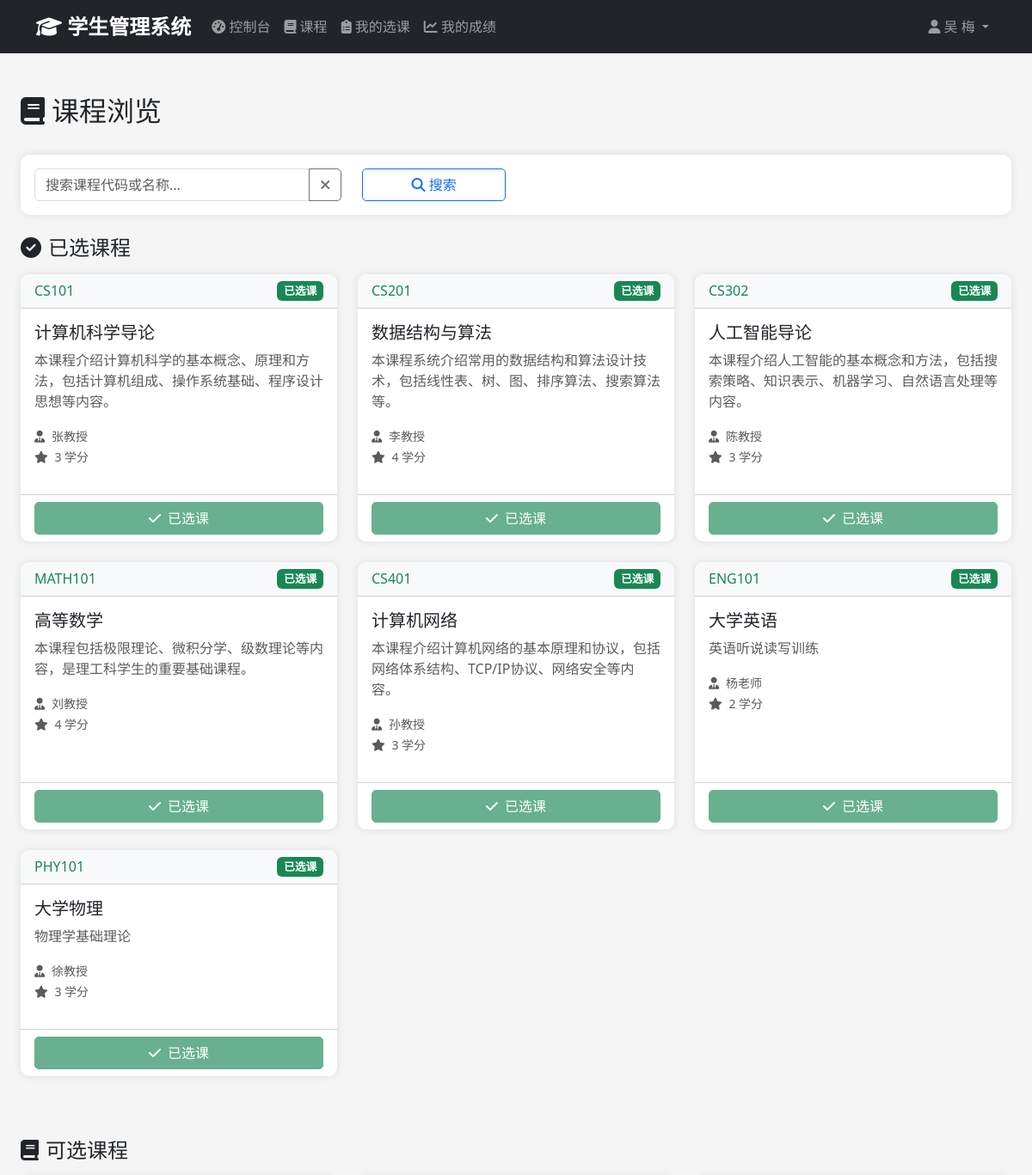
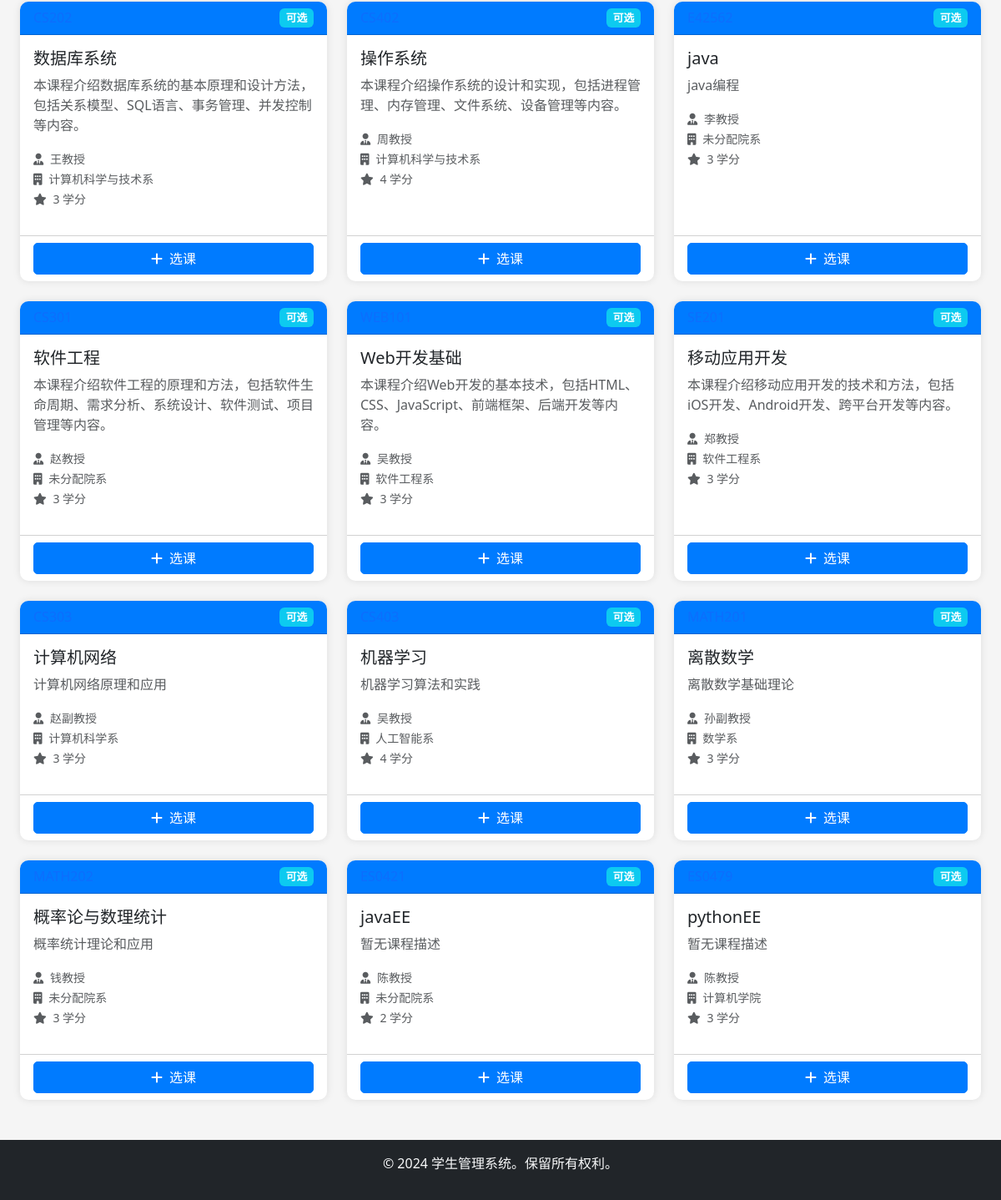
/student/courses (signed in), run on the app's committed database (2 pictures, top to bottom).
### app/models/user.py (models this page shows, shortened)
class User(UserMixin, db.Model):
    __tablename__ = 'users'
    id = db.Column(db.Integer, primary_key=True)
    username = db.Column(db.String(50), unique=True, nullable=False)
    email = db.Column(db.String(100), unique=True, nullable=False)
    password_hash = db.Column(db.String(255), nullable=False)
    full_name = db.Column(db.String(100), nullable=False)
    phone = db.Column(db.String(20))
    role = db.Column(db.Enum('admin', 'student', name='user_role'), nullable=False, default='student')
    is_active = db.Column(db.Boolean, default=True)
    created_at = db.Column(db.DateTime, default=datetime.utcnow)
    updated_at = db.Column(db.DateTime, default=datetime.utcnow, onupdate=datetime.utcnow)
    administrator = db.relationship('Administrator', backref='user', uselist=False, cascade='all, delete-orphan')
    def is_admin(self):
        return self.role == 'admin'

### app/models/course.py (models this page shows, shortened)
class Course(db.Model):
    __tablename__ = 'courses'
    id = db.Column(db.Integer, primary_key=True)
    course_code = db.Column(db.String(20), unique=True, nullable=False)
    course_name = db.Column(db.String(100), nullable=False)
    description = db.Column(db.Text)
    credits = db.Column(db.Integer, nullable=False, default=3)
    department = db.Column(db.String(100))
    instructor = db.Column(db.String(100))
    created_at = db.Column(db.DateTime, default=datetime.utcnow)
    updated_at = db.Column(db.DateTime, default=datetime.utcnow, onupdate=datetime.utcnow)
    enrollments = db.relationship('Enrollment', backref='course', lazy='dynamic', cascade='all, delete-orphan')

### app/views/student.py (the view, shortened to what this page needs)
@student_bp.route('/courses')
@login_required
@student_only
def courses():
    student = Student.query.filter_by(email=current_user.email).first()
    if not student:
        flash('未找到学生记录。请联系管理员。', 'error')
        return redirect(url_for('student.dashboard'))
    search_term = request.args.get('search', '').strip()
    query = Course.query
    all_courses = query.all()
    enrolled_course_ids = [e.course_id for e in Enrollment.query.filter_by(student_id=student.id).all()]
    available_courses = [c for c in all_courses if c.id not in enrolled_course_ids]
    enrolled_courses = [c for c in all_courses if c.id in enrolled_course_ids]
    return render_template('student/courses.html',
                         available_courses=available_courses,
                         enrolled_courses=enrolled_courses,
                         search_term=search_term)

### app/views/student.py (called while the page is built)
def student_only(f):
    @wraps(f)
    def decorated_function(*args, **kwargs):
        if not current_user.is_authenticated or current_user.is_admin():
            flash('访问被拒绝。需要学生权限。', 'error')
            return redirect(url_for('auth.login'))
        return f(*args, **kwargs)
    return decorated_function

### app/templates/student/courses.html (shortened to what this page needs)
{% extends "base.html" %}
{% block content %}
<div class="container-fluid mt-4">
    <div class="d-flex justify-content-between align-items-center mb-4">
        <h2>
            <i class="fas fa-book me-2"></i>课程浏览
        </h2>
    </div>
    <div class="card mb-4">
        <div class="card-body">
            <form method="GET" action="{{ url_for('student.courses') }}" id="searchForm">
                <div class="row">
                    <div class="col-md-4">
                        <div class="input-group">
                            <input type="text" class="form-control" name="search" id="searchInput"
                                   placeholder="搜索课程代码或名称..."
                                   value="{{ request.args.get('search', '') or search_term or '' }}">
                            <button class="btn btn-outline-secondary" type="button" id="clearSearch" title="清空搜索">
                                <i class="fas fa-times"></i>
                            </button>
                        </div>
                    </div>
                    <div class="col-md-2">
                        <button type="submit" class="btn btn-outline-primary w-100">
                            <i class="fas fa-search"></i> 搜索
                        </button>
                    </div>
                </div>
            </form>
        </div>
    </div>
    {% if enrolled_courses %}
    <div class="mb-5" id="enrolledCoursesSection">
        <h4 class="mb-3">
            <i class="fas fa-check-circle me-2"></i>已选课程
        </h4>
        <div class="row">
            {% for course in enrolled_courses %}
            <div class="col-md-6 col-lg-4 mb-4">
                <div class="card h-100 border-success">
                    <div class="card-header d-flex justify-content-between align-items-center bg-light">
                        <h6 class="mb-0 text-success">{{ course.course_code }}</h6>
                        <span class="badge bg-success">已选课</span>
                    </div>
                    <div class="card-body">
                        <h5 class="card-title">{{ course.course_name }}</h5>
                        <p class="card-text text-muted">
                            {% if course.description %}
                                {{ course.description[:100] }}{% if course.description|length > 100 %}...{% endif %}
                            {% else %}
                                暂无课程描述
                            {% endif %}
                        </p>
                        <div class="mb-3">
                            <small class="text-muted">
                                <i class="fas fa-user-tie me-1"></i> {{ course.instructor or '未分配' }}
                            </small><br>
                            <small class="text-muted">
                                <i class="fas fa-star me-1"></i> {{ course.credits }} 学分
                            </small>
                        </div>
                    </div>
                    <div class="card-footer bg-transparent">
                        <button class="btn btn-success w-100" disabled>
                            <i class="fas fa-check me-2"></i>已选课
                        </button>
                    </div>
                </div>
            </div>
            {% endfor %}
        </div>
    </div>
    {% else %}
    <div class="mb-5" id="enrolledCoursesSection">
    </div>
    {% endif %}
    <div id="availableCoursesSection">
        <h4 class="mb-3">
            <i class="fas fa-book me-2"></i>可选课程
        </h4>
        <div class="row">
            {% if available_courses %}
                {% for course in available_courses %}
                <div class="col-md-6 col-lg-4 mb-4">
                    <div class="card h-100">
                        <div class="card-header d-flex justify-content-between align-items-center">
                            <h6 class="mb-0 text-primary">{{ course.course_code }}</h6>
                            <span class="badge bg-info">可选</span>
                        </div>
                        <div class="card-body">
                            <h5 class="card-title">{{ course.course_name }}</h5>
                            <p class="card-text text-muted">
                                {% if course.description %}
                                    {{ course.description[:100] }}{% if course.description|length > 100 %}...{% endif %}
                                {% else %}
                                    暂无课程描述
                                {% endif %}
                            </p>
                            <div class="mb-3">
                                <small class="text-muted">
                                    <i class="fas fa-user-tie me-1"></i> {{ course.instructor or '未分配' }}
                                </small><br>
                                <small class="text-muted">
                                    <i class="fas fa-building me-1"></i> {{ course.department or '未分配院系' }}
                                </small><br>
                                <small class="text-muted">
                                    <i class="fas fa-star me-1"></i> {{ course.credits }} 学分
                                </small>
                            </div>
                        </div>
                        <div class="card-footer bg-transparent">
                            <button type="button" class="btn btn-primary w-100 enroll-course"
                                    data-course-id="{{ course.id }}" data-course-name="{{ course.course_name }}"
                                    onclick="confirmEnroll({{ course.id }})">
                                <i class="fas fa-plus me-2"></i>选课
                            </button>
                        </div>
                    </div>
                </div>
                {% endfor %}
            {% endif %}
        </div>
    </div>
</div>
{% endblock %}

### app/templates/base.html (shortened to what this page needs)
<!DOCTYPE html>
<html lang="zh-CN">
<head>
    <link href="https://cdn.jsdelivr.net/npm/bootstrap@5.3.0/dist/css/bootstrap.min.css" rel="stylesheet">
    <link href="https://cdnjs.cloudflare.com/ajax/libs/font-awesome/6.4.0/css/all.min.css" rel="stylesheet">
    <link href="{{ url_for('static', filename='css/style.css') }}" rel="stylesheet">
</head>
<body>
    {% if current_user.is_authenticated %}
    <nav class="navbar navbar-expand-lg navbar-dark bg-dark">
        <div class="container">
            <a class="navbar-brand" href="{{ url_for('main.dashboard') }}">
                <i class="fas fa-graduation-cap"></i> 学生管理系统
            </a>
            <div class="collapse navbar-collapse" id="navbarNav">
                <ul class="navbar-nav me-auto">
                    {% if current_user.is_admin() %}
                    <li class="nav-item">
                        <a class="nav-link" href="{{ url_for('admin.dashboard') }}">
                            <i class="fas fa-tachometer-alt"></i> 控制台
                        </a>
                    </li>
                    <li class="nav-item dropdown">
                        <a class="nav-link dropdown-toggle" href="#" data-bs-toggle="dropdown">
                            <i class="fas fa-users"></i> 用户
                        </a>
                        <ul class="dropdown-menu">
                            <li><a class="dropdown-item" href="{{ url_for('admin.users') }}">所有用户</a></li>
                            <li><a class="dropdown-item" href="{{ url_for('admin.create_user') }}">创建用户</a></li>
                        </ul>
                    </li>
                    <li class="nav-item dropdown">
                        <a class="nav-link dropdown-toggle" href="#" data-bs-toggle="dropdown">
                            <i class="fas fa-user-graduate"></i> 学生
                        </a>
                        <ul class="dropdown-menu">
                            <li><a class="dropdown-item" href="{{ url_for('admin.students') }}">所有学生</a></li>
                            <li><a class="dropdown-item" href="{{ url_for('admin.create_student') }}">添加学生</a></li>
                        </ul>
                    </li>
                    <li class="nav-item dropdown">
                        <a class="nav-link dropdown-toggle" href="#" data-bs-toggle="dropdown">
                            <i class="fas fa-book"></i> 课程
                        </a>
                        <ul class="dropdown-menu">
                            <li><a class="dropdown-item" href="{{ url_for('admin.courses') }}">所有课程</a></li>
                            <li><a class="dropdown-item" href="{{ url_for('admin.create_course') }}">添加课程</a></li>
                        </ul>
                    </li>
                    <li class="nav-item dropdown">
                        <a class="nav-link dropdown-toggle" href="#" data-bs-toggle="dropdown">
                            <i class="fas fa-clipboard-list"></i> 选课
                        </a>
                        <ul class="dropdown-menu">
                            <li><a class="dropdown-item" href="{{ url_for('admin.enrollments') }}">所有选课</a></li>
                            <li><a class="dropdown-item" href="{{ url_for('admin.create_enrollment') }}">添加选课</a></li>
                        </ul>
                    </li>
                    <li class="nav-item dropdown">
                        <a class="nav-link dropdown-toggle" href="#" data-bs-toggle="dropdown">
                            <i class="fas fa-chart-line"></i> 成绩
                        </a>
                        <ul class="dropdown-menu">
                            <li><a class="dropdown-item" href="{{ url_for('admin.grades') }}">成绩列表</a></li>
                            <li><a class="dropdown-item" href="{{ url_for('admin.record_grade') }}">录入成绩</a></li>
                        </ul>
                    </li>
                    {% else %}
                    <li class="nav-item">
                        <a class="nav-link" href="{{ url_for('student.dashboard') }}">
                            <i class="fas fa-tachometer-alt"></i> 控制台
                        </a>
                    </li>
                    <li class="nav-item">
                        <a class="nav-link" href="{{ url_for('student.courses') }}">
                            <i class="fas fa-book"></i> 课程
                        </a>
                    </li>
                    <li class="nav-item">
                        <a class="nav-link" href="{{ url_for('student.enrollments') }}">
                            <i class="fas fa-clipboard-list"></i> 我的选课
                        </a>
                    </li>
                    <li class="nav-item">
                        <a class="nav-link" href="{{ url_for('student.grades') }}">
                            <i class="fas fa-chart-line"></i> 我的成绩
                        </a>
                    </li>
                    {% endif %}
                </ul>
                <ul class="navbar-nav">
                    <li class="nav-item dropdown">
                        <a class="nav-link dropdown-toggle" href="#" data-bs-toggle="dropdown">
                            <i class="fas fa-user"></i> {{ current_user.full_name }}
                        </a>
                    </li>
                </ul>
            </div>
        </div>
    </nav>
    {% endif %}
    <main class="container-fluid py-4">
        {% block content %}{% endblock %}
    </main>
    <footer class="bg-dark text-light text-center py-3 mt-auto">
        <div class="container">
            <p>&copy; 2024 学生管理系统。保留所有权利。</p>
        </div>
    </footer>
</body>
</html>

### app/static/css/style.css (style rules this page uses)
:root { --primary-color: #007bff; --secondary-color: #6c757d; --success-color: #28a745; --danger-color: #dc3545; --warning-color: #ffc107; --info-color: #17a2b8; --dark-color: #343a40; --light-color: #f8f9fa; }
body { min-height: 100vh; display: flex; flex-direction: column; background-color: #f5f5f5; font-family: 'Segoe UI', Tahoma, Geneva, Verdana, sans-serif; }
main { flex: 1; }
.navbar-brand { font-weight: bold; font-size: 1.5rem; }
.navbar-nav .nav-link { transition: color 0.3s; }
.card { border: none; border-radius: 10px; box-shadow: 0 0 10px rgba(0,0,0,0.1); transition: transform 0.3s, box-shadow 0.3s; }
.card-header { background-color: var(--primary-color); color: white; border-radius: 10px 10px 0 0 !important; font-weight: 600; }
.btn { border-radius: 5px; transition: all 0.3s; }
.btn-primary { background-color: var(--primary-color); border-color: var(--primary-color); }
.btn-success { background-color: var(--success-color); border-color: var(--success-color); }
.form-control, .form-select { border-radius: 5px; border: 1px solid #ddd; transition: border-color 0.3s, box-shadow 0.3s; }
footer { margin-top: auto; }
.badge { font-size: 0.8rem; padding: 0.4em 0.6em; }

### data on the page
User: full_name "吴 梅"
Course: course_code "CS101", course_name "计算机科学导论", description "本课程介绍计算机科学的基本概念、原理和方法，包括计算机组成、操作系统基础、程序设计思想等内容。", instructor "张教授", credits "3"
Course: course_code "CS201", course_name "数据结构与算法", description "本课程系统介绍常用的数据结构和算法设计技术，包括线性表、树、图、排序算法、搜索算法等。", instructor "李教授", credits "4"
Course: course_code "CS302", course_name "人工智能导论", description "本课程介绍人工智能的基本概念和方法，包括搜索策略、知识表示、机器学习、自然语言处理等内容。", instructor "陈教授", credits "3"
Course: course_code "MATH101", course_name "高等数学", description "本课程包括极限理论、微积分学、级数理论等内容，是理工科学生的重要基础课程。", instructor "刘教授", credits "4"
Course: course_code "CS401", course_name "计算机网络", description "本课程介绍计算机网络的基本原理和协议，包括网络体系结构、TCP/IP协议、网络安全等内容。", instructor "孙教授", credits "3"
Course: course_code "ENG101", course_name "大学英语", description "英语听说读写训练", instructor "杨老师", credits "2"
Course: course_code "PHY101", course_name "大学物理", description "物理学基础理论", instructor "徐教授", credits "3"
Course: course_name "数据库系统", description "本课程介绍数据库系统的基本原理和设计方法，包括关系模型、SQL语言、事务管理、并发控制等内容。", instructor "王教授", department "计算机科学与技术系", credits "3"
Course: course_name "操作系统", description "本课程介绍操作系统的设计和实现，包括进程管理、内存管理、文件系统、设备管理等内容。", instructor "周教授", department "计算机科学与技术系", credits "4"
Course: course_name "java", description "java编程", instructor "李教授", department "未分配院系", credits "3"
Course: course_name "软件工程", description "本课程介绍软件工程的原理和方法，包括软件生命周期、需求分析、系统设计、软件测试、项目管理等内容。", instructor "赵教授", department "未分配院系", credits "3"
Course: course_name "Web开发基础", description "本课程介绍Web开发的基本技术，包括HTML、CSS、JavaScript、前端框架、后端开发等内容。", instructor "吴教授", department "软件工程系", credits "3"
Course: course_name "移动应用开发", description "本课程介绍移动应用开发的技术和方法，包括iOS开发、Android开发、跨平台开发等内容。", instructor "郑教授", department "软件工程系", credits "3"
Course: course_name "计算机网络", description "计算机网络原理和应用", instructor "赵副教授", department "计算机科学系", credits "3"
Course: course_name "机器学习", description "机器学习算法和实践", instructor "吴教授", department "人工智能系", credits "4"
Course: course_name "离散数学", description "离散数学基础理论", instructor "孙副教授", department "数学系", credits "3"
Course: course_name "概率论与数理统计", description "概率统计理论和应用", instructor "钱教授", department "未分配院系", credits "3"
Course: course_name "javaEE", description "暂无课程描述", instructor "陈教授", department "未分配院系", credits "2"
Course: course_name "pythonEE", description "暂无课程描述", instructor "陈教授", department "计算机学院", credits "3"
